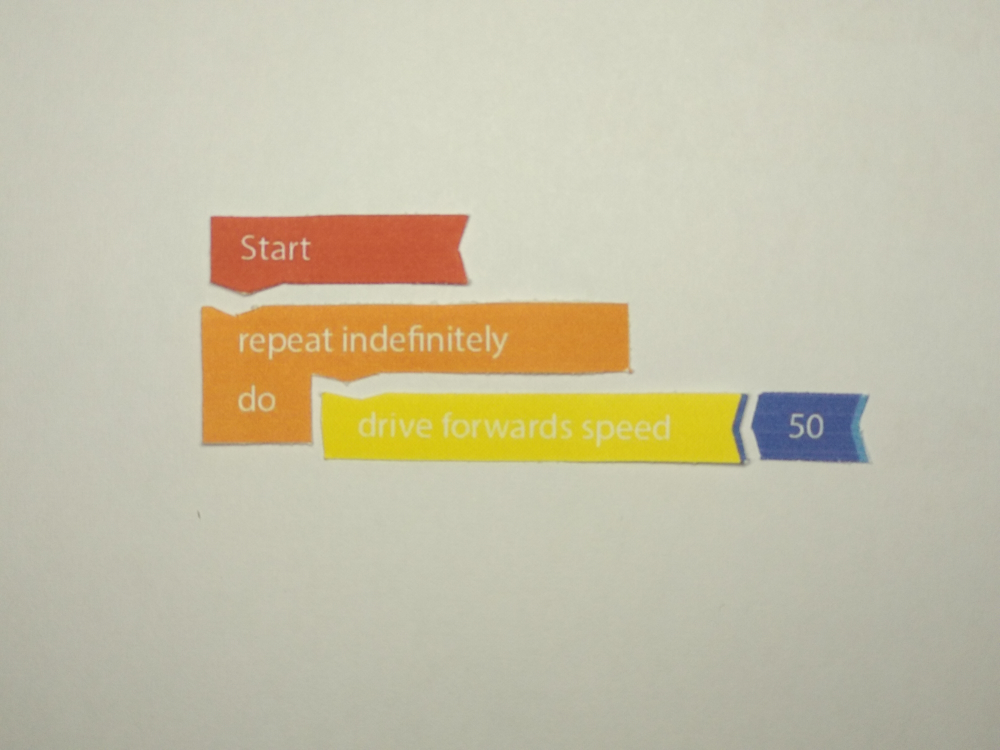
#> input picture test_images/new.jpg, 4000 x 3000 px (shown at 1/4 size)
$ jupyter execute --allow-errors simple-recognition.ipynb
#> lines starting #> are read from the running program, lines starting #| are printed output that depends on the picture; after the words box and inside, x2 and y2 are one past the last pixel; in counts of white or black regions, pixels touching at a corner belong together
# Simple Code BLock Recognition Example

This notebook is a (work in progress) simple example that conists of every processing part in the code block recognition and syntax tree generation process.

Starting from an 'easy' example image I intend to create a pre-processing process that will give me reliable results. When that is done i will enlarge my image set and further improve each individual processing part.

[cell 1]
import numpy as np
import matplotlib.pyplot as plt
import cv2 as cv
import pytesseract
import os
from PIL import Image
from scipy.ndimage import label
from scipy.ndimage import binary_closing

A = np.array(Image.open('test_images/new.jpg'))
#> A is the input picture: shape (3000, 4000, 3); mean R, G, B 197.4, 191.4, 166.5
A = cv.resize(A, dsize=(800, 600), interpolation=cv.INTER_CUBIC)
#> A: shape (600, 800, 3)

class code_block:
    def __init__(self, text, x, y):
        self.text = text
        self.coordinates = x, y
        self.sum = x + y
    def __str__(self):
        return 'block: {self.text} at {self.coordinates} sum: {self.sum}'.format(self = self)

## Binarization

[cell 2]
A_gray = cv.cvtColor(A, cv.COLOR_BGR2GRAY)
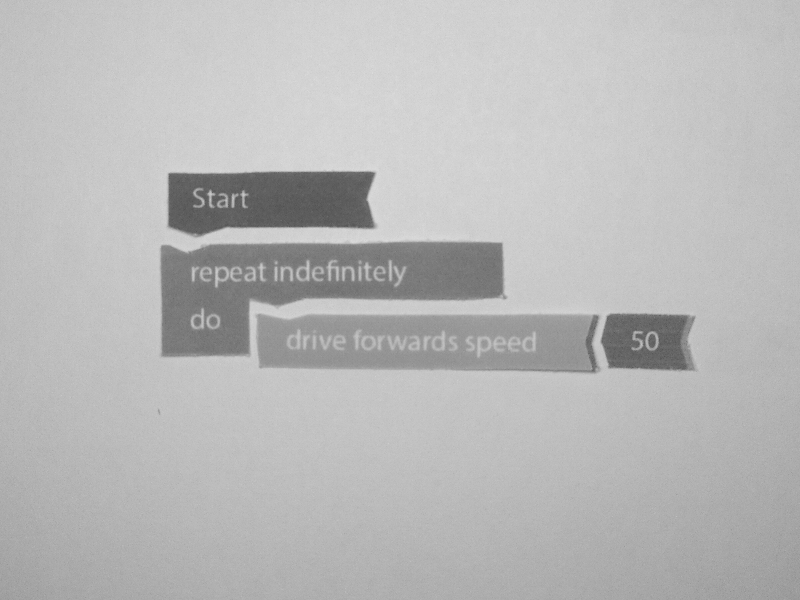
#> A_gray: shape (600, 800); min 81, max 222, mean 184.8
plt.imshow(A_gray, cmap='gray')
plt.show()

[cell 3]
ret, A_bin = cv.threshold(A_gray,0,255,cv.THRESH_BINARY+cv.THRESH_OTSU)
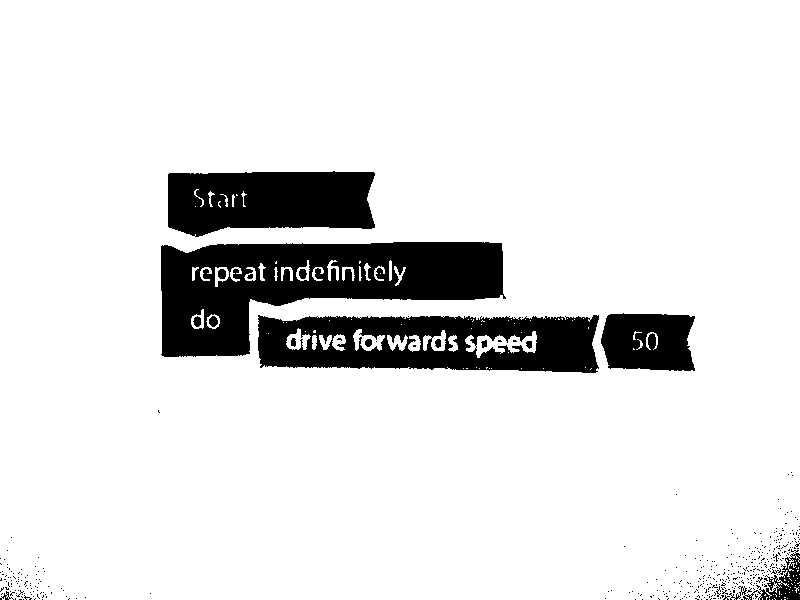
#> A_bin: shape (600, 800); 88.5% white; 425 black regions (409 under 20 px), largest, box (x1, y1, x2, y2) and area: (161, 242, 506, 357) 22168, (258, 315, 599, 373) 14563, (168, 171, 375, 237) 11326
#> ret = 159
A_bin = np.invert(A_bin)
plt.figure(figsize=(15, 5))
plt.imshow(A_bin)
plt.show()

[cell 4]
x = 2
kernel = cv.getStructuringElement(cv.MORPH_RECT,(x,x))
opening = cv.morphologyEx(A_bin, cv.MORPH_OPEN, kernel)
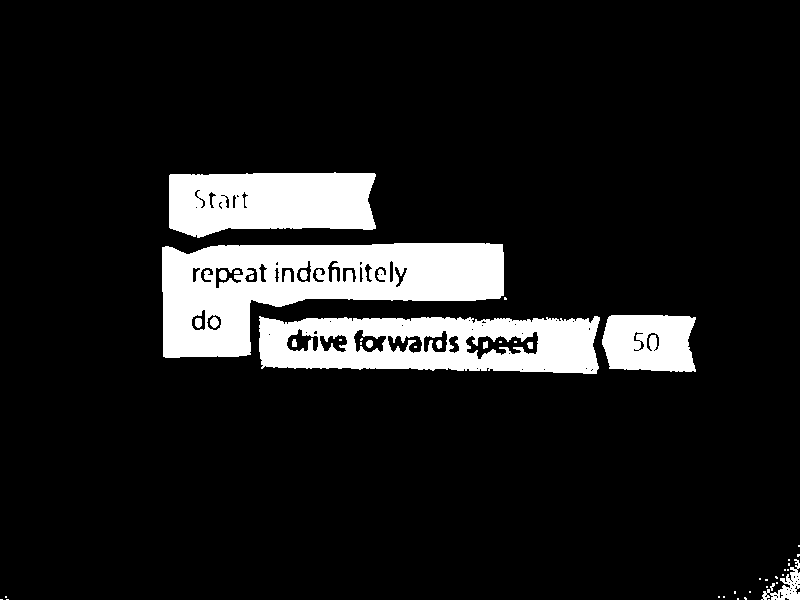
#> opening: shape (600, 800); 11.2% white; 46 white regions (29 under 20 px), largest, box (x1, y1, x2, y2) and area: (162, 243, 504, 358) 22105, (259, 316, 600, 374) 14358, (169, 172, 376, 238) 11322

plt.figure(figsize=(15,5))
plt.imshow(opening)
plt.show()

## Connected components - Seperating code blocks from initial tangible program

[cell 5]
def filter_features(binary):
    features_list = label(binary)
    connected_components = features_list[0]
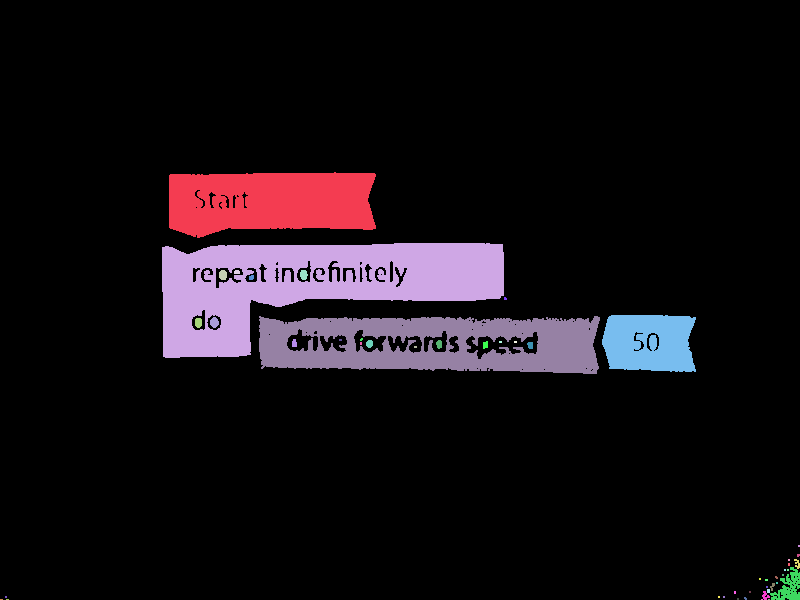
#> connected_components: shape (600, 800) int32; 51 distinct labels, from 0 to 50; one colour per label, 0 black
    processed_result = np.copy(connected_components)
    # remove a feature if it covers over 30% of the image or les than 0.03%
    low_filter = .003*np.prod(connected_components.shape)
#> low_filter = 1440
    high_filter = .3*np.prod(connected_components.shape)
#> high_filter = 144000
    print('Low pixel filter {} High pixel filter {}'.format(low_filter, high_filter))
#| Low pixel filter 1440.0 High pixel filter 144000.0
    print('Initial components: {}'.format(features_list[1]))
#| Initial components: 50
    components = 0
    for feature in range(features_list[1]):
        if((np.count_nonzero(connected_components == feature) < low_filter) or (np.count_nonzero(connected_components == feature) > high_filter)):
            processed_result[connected_components == feature] = 0
            continue
        components += 1
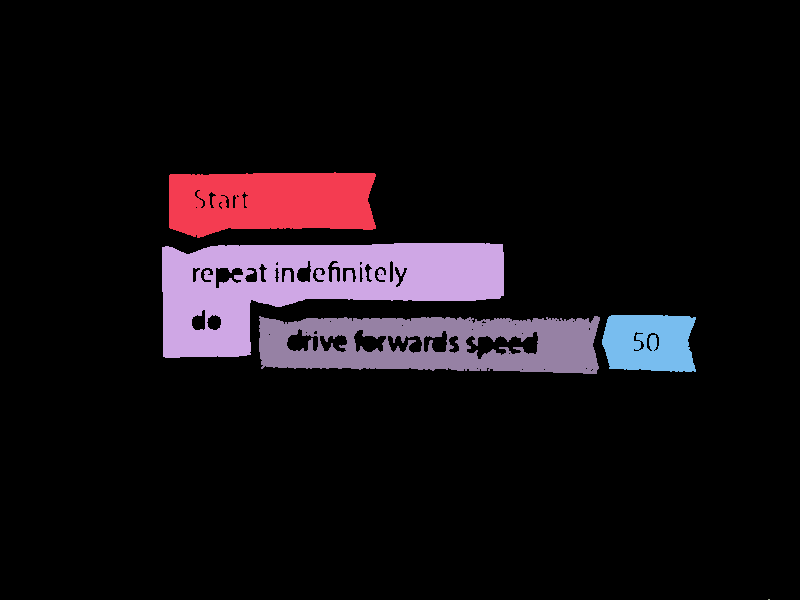
#> processed_result: shape (600, 800) int32; 6 distinct labels, from 0 to 50; one colour per label, 0 black
#> after the loop, components = 4
        #print(np.count_nonzero(css == i))
    print('Number of selected components: {}'.format(components))
#| Number of selected components: 4
    return processed_result, connected_components


res, cc = filter_features(opening)


fig, (ax1, ax2) = plt.subplots(1, 2, figsize=(15, 5))
fig.suptitle('Noise removal result')
ax1.imshow(cc, cmap='gist_stern')
ax2.imshow(res, cmap='gist_stern')
fig.show()

[cell 6]
def fill_letters(segmentation, initial_image):
    low_filter = .003*np.prod(segmentation.shape)
#> low_filter = 1440
    high_filter = .3*np.prod(segmentation.shape)
#> high_filter = 144000
    window_size = 14 # crusial
    res = np.copy(segmentation)
    number = 0
    for part in range(np.max(segmentation)):
        A = (segmentation == part)
        # closing to each block
        B = binary_closing(A, structure=np.ones((window_size ,  window_size)))
        if(np.count_nonzero(B) < low_filter or np.count_nonzero(B) > high_filter):
            continue
        number += 1
        input_masked = np.copy(initial_image)
        input_masked[B == False] = 255

        filename = 'temp/figure_{}.jpg'.format(number)
        fig, (ax1, ax2) = plt.subplots(1, 2, figsize=(10, 4))
        fig.suptitle(filename)
        ax1.imshow(B, cmap='flag')
        ax2.imshow(input_masked, cmap='flag')
        fig.show()
        figure = Image.fromarray(input_masked)
        figure.save(filename)
#> this loop made 50 passes
#> pass 1, in fill_letters, `B = binary_closing(A, structure=np.ones((window_size ,  window_size)))`:
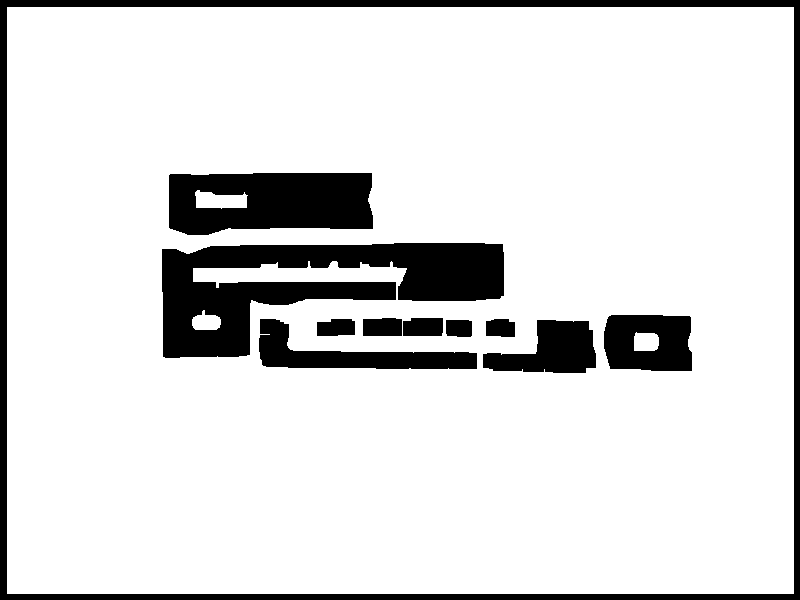
#> B: shape (600, 800) bool; 86.6% white; 11 black regions, largest, box (x1, y1, x2, y2) and area: (162, 243, 504, 358) 20176, (0, 0, 800, 600) 18031, (169, 173, 373, 235) 10647
#> after the loop: A: shape (600, 800) bool; every value is 0
#> after the loop:
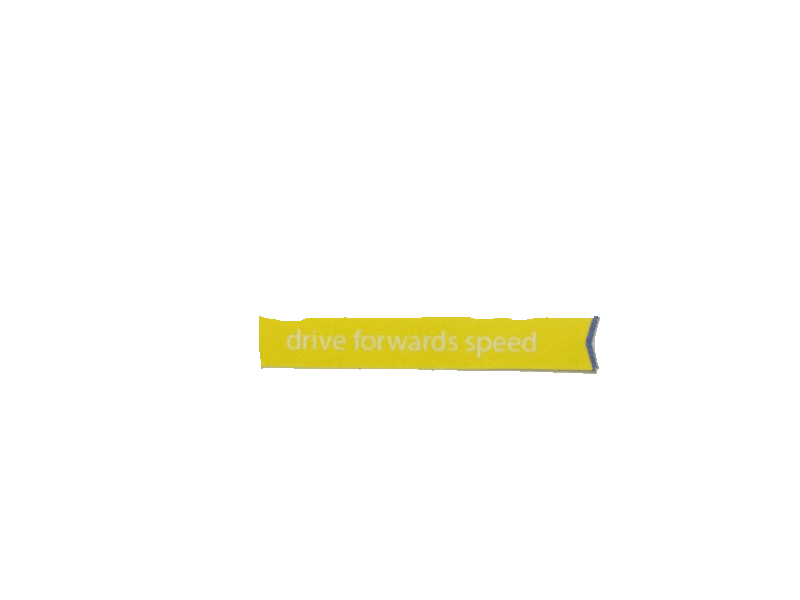
#> figure: PIL image 800x600 RGB; mean R, G, B 253.4, 252.9, 247.4
#> after the loop, number = 4
    return(number)

number = fill_letters(res, A)
#> number = 4
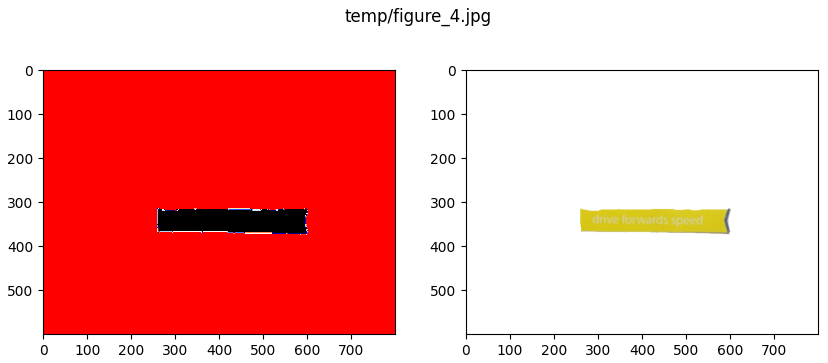
#> figure drawn by matplotlib, 2 panels
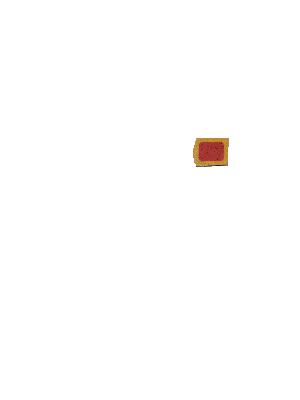
#> input picture temp/figure_1.jpg, 300 x 400 px, found by its file name
#> further down, figure is the input picture: shape (400, 300, 3); mean R, G, B 254.3, 253.7, 253.3

## Color masking pre-process for Tesseract OCR

[cell 7]
temp_directory = '/home/vasilisp/Desktop/tangibles-recognition/temp/'

object_list = []

RED = 1
ORANGE = 2
BLUE = 3
YELLOW = 4
WHITE = 5

color_dict = { RED    : np.array([195, 72, 97]),
               ORANGE : np.array([213, 143, 54]),
               BLUE   : np.array([67, 85, 133]),
               YELLOW : np.array([215, 202, 21]),
               WHITE  : np.array([191, 189, 174])}

color_dict_size = 4 # change this

def get_color_thresholds(color_name):
#> `mask = cv.inRange(figure, lower, upper)`: mask: shape (400, 300); 0.24% white; 16 white regions (14 under 20 px), largest, box (x1, y1, x2, y2) and area: (198, 143, 220, 163) 225, (219, 149, 225, 161) 33
#> `canny = cv.Canny(mask, 0, 0)`:
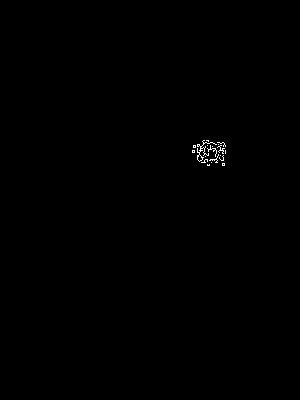
#> canny: shape (400, 300); 0.19% white in thin lines or dots, all inside (x1, y1, x2, y2) = (192, 140, 226, 166)
#> `pts = np.argwhere(canny>0)`: pts = 232 pairs, first value 140 to 165, second value 192 to 225
#> `y1,x1 = pts.min(axis=0)`: y1 = 140; x1 = 192
#> `y2,x2 = pts.max(axis=0)`: y2 = 165; x2 = 225
#| 192 140 332
#> `result = cv.rectangle(result, (x1, y1), (x2, y2), \ (36,255,12), 1)`: result: shape (600, 800, 3); mean R, G, B 197.3, 191.4, 166.5
    c = color_dict[color_name]
    l_threshold = u_threshold = 50
    lower = np.array([c[0] - l_threshold, c[1] - l_threshold, c[2] - l_threshold])
    upper = np.array([c[0] + u_threshold, c[1] + u_threshold, c[2] + u_threshold])
    return upper, lower

result =  np.copy(A)
#> (the rest of this cell did not finish here and is left out)
